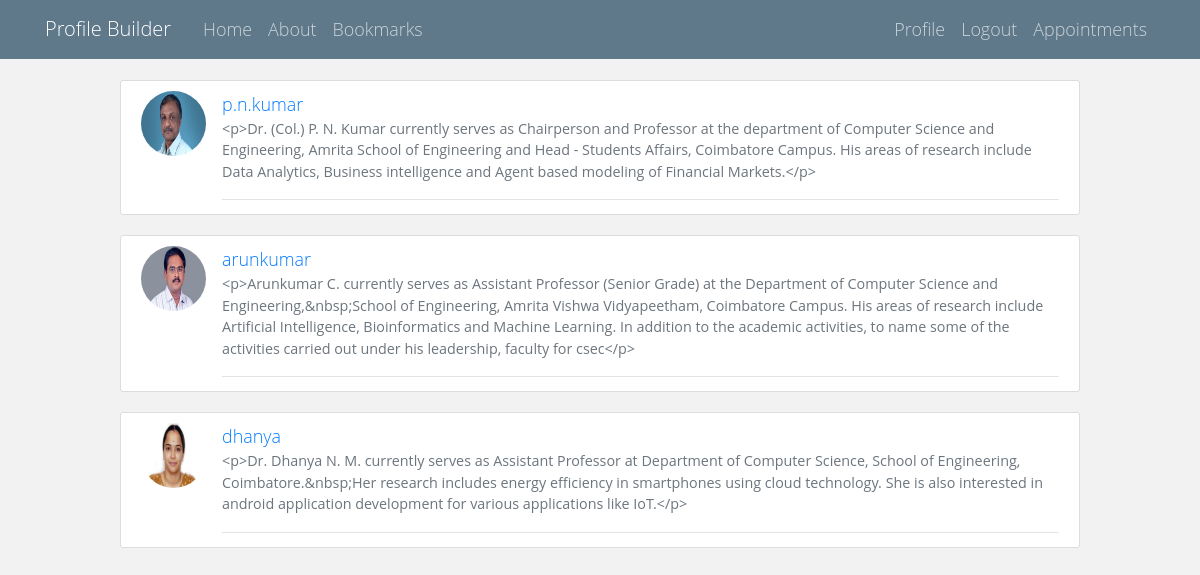
Page /bookmark/ (signed in) on the committed database.
### profiles/models.py (models this page shows, shortened)
class FacultyProfile(models.Model):
    user = models.OneToOneField(User, on_delete=models.CASCADE)
    image = models.ImageField(default='default.jpg', upload_to='staff_pics')
    about = RichTextField(max_length=10000)
    articles = RichTextField(max_length=10000, blank=True)
    projects = RichTextField(max_length=10000, blank=True)
    bookmark = models.ManyToManyField(User, related_query_name='bookmark', blank=True)
    is_favourite = models.BooleanField(default=False)
    interests = TaggableManager()

### users/models.py (models this page shows)
class User(AbstractUser):
    email = models.EmailField(unique=True)
    is_teacher = models.BooleanField(default=False)
    objects = UserManager()

### profiles/views.py (the view)
# urls.py: path('bookmark/', BookmarksListView.as_view(), name='bookmarks'),
class BookmarksListView(ListView, LoginRequiredMixin):
    model = FacultyProfile
    template_name = 'users/bookmarks.html'
    context_object_name = 'profiles'
    paginate_by = 3
    def get_queryset(self):
        profiles = FacultyProfile.objects.all()
        object_list = []
        for profile in profiles:
            if profile.bookmark.filter(id=self.request.user.id).exists():
                object_list.append(profile)
        return object_list

### templates/users/bookmarks.html (shortened to what this page needs)
{% extends "base.html" %}
{% load static %}
{% block content %}
    {% for profile in profiles %}
        <article class="media content-section">
            <img class="rounded-circle article-img" src="{{ profile.image.url }}">
            <div class="media-body">
                <div class="article-metadata">
                    <a class="mr-2" href="{% url 'faculty-info' profile.id %}">{{ profile.user.username }}</a>
                    <small class="text-muted">{{ profile.about|linebreaks }}</small>
                </div>
            </div>
        </article>
    {% endfor %}
{% endblock content %}

### static/main.css (style rules this page uses)
body { background: #fafafa; color: #333333; margin-top: 5rem; }
body { background: #eee; min-height: 100vh; box-sizing: border-box; padding-top: 10vh; font-family: "HelveticaNeue-Light", "Helvetica Neue Light", "Helvetica Neue", Helvetica, Arial, "Lucida Grande", sans-serif; font-weight: 300; line-height: 1.5; max-width: 60rem; margin: 0 auto; font-size: 112%; }
.content-section { background: #ffffff; padding: 10px 20px; border: 1px solid #dddddd; border-radius: 3px; margin-bottom: 20px; }
.article-img { height: 65px; width: 65px; margin-right: 16px; }
.article-metadata { padding-bottom: 1px; margin-bottom: 4px; border-bottom: 1px solid #e3e3e3 }
body { background: #f2f2f2; font-family: 'Open Sans', sans-serif; }

### rows in the picture
FacultyProfile: image (picture), user.username "p.n.kumar", about "<p>Dr. (Col.) P. N. Kumar currently serves as Chairperson and Professor at the department of Computer Science and Engineering, Amrita School of Engineering and Head - Students Affairs, Coimbatore Campus. His areas of research include Data Analytics, Business intelligence and Agent based modeling of Financial Markets.</p>"
FacultyProfile: image (picture), user.username "arunkumar", about "<p>Arunkumar C. currently serves as Assistant Professor (Senior Grade) at the Department of Computer Science and Engineering,&nbsp;School of Engineering, Amrita Vishwa Vidyapeetham, Coimbatore Campus. His areas of research include Artificial Intelligence, Bioinformatics and Machine Learning. In addition to the academic activities, to name some of the activities carried out under his leadership, faculty for csec</p>"
FacultyProfile: image (picture), user.username "dhanya", about "<p>Dr. Dhanya N. M. currently serves as Assistant Professor at Department of Computer Science, School of Engineering, Coimbatore.&nbsp;Her research includes energy efficiency in smartphones using cloud technology. She is also interested in android application development for various applications like IoT.</p>"
